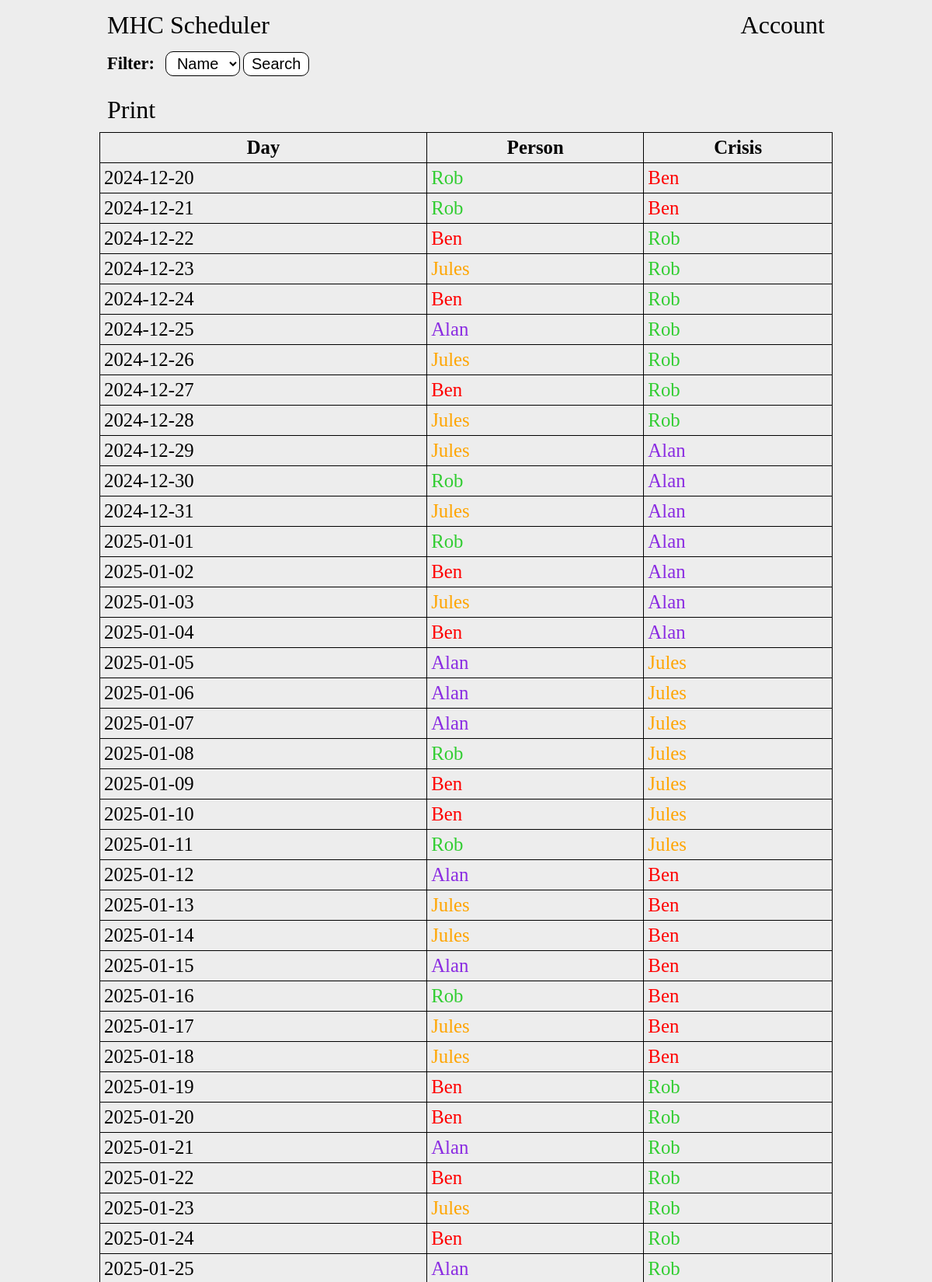
The page / (upper part) on the database its author committed.
### tables this page shows
CREATE TABLE days (id INTEGER NOT NULL, person_id INTEGER NOT NULL, date VARCHAR(255) NOT NULL, crisis_id INTEGER, completed bool, PRIMARY KEY(id), FOREIGN KEY (person_id) REFERENCES people(id));

CREATE TABLE people (id INTEGER NOT NULL, name varchar(255) NOT NULL, admin bool NOT NULL, diff int NOT NULL, password varchar(255), email varchar(255), number INTEGER, sessions bit(10), weight INTEGER, end_diff int, color varchar(255), active BOOL, activate_date varchar(255), finish_date varchar(255), PRIMARY KEY (id));

### app.py (the view)
@app.route("/", methods=["GET"])
def index():
    con = sqlite3.connect("main.db")
    con.row_factory = sqlite3.Row
    cur = con.cursor()
    cur.execute("SELECT name, id FROM people;")
    rows = cur.fetchall()
    peopleData = [dict(row) for row in rows]
    if request.args.get('person'):
        person = request.args.get('person') # Filter days so that only the selected person shows
        cur.execute("SELECT days.date, p1.name AS oncall, p1.color AS oncallColor, p2.name AS crisis, p2.color AS crisisColor FROM days JOIN people p1 ON days.person_id = p1.id JOIN people p2 ON days.crisis_id = p2.id WHERE (days.person_id = ? OR days.crisis_id = ?) AND days.completed = 0 ORDER BY days.id ASC LIMIT 50", (person,person))
    else: # Display all days with a limit of 50
        cur.execute("SELECT date, p1.name AS oncall, p1.color AS oncallColor, p2.name AS crisis, p2.color AS crisisColor FROM days JOIN people p1 ON days.person_id = p1.id JOIN people p2 ON days.crisis_id = p2.id AND days.completed = 0 ORDER BY days.id ASC LIMIT 50")
    rows = cur.fetchall()
    daysData = [dict(row) for row in rows]
    con.close()
    if session.get("admin") != None:
        adminPerms = session['admin']
        if adminPerms == 1:
            return render_template('index.html', people=peopleData, days=daysData, accountLink="./signin", controlText="Admin", controlLink="./account")
        else:
            return render_template('index.html', people=peopleData, days=daysData, accountLink="./signin", controlText="Swaps", controlLink="./account")
    else:
        return render_template('index.html', people=peopleData, days=daysData, accountLink="./signin")

### app.py (called while the page is built)
@app.after_request
def add_header(response):
    response.headers["Cache-Control"] = "no-store, no-cache, must-revalidate, post-check=0, pre-check=0, max-age=0"
    response.headers["Pragma"] = "no-cache"
    response.headers["Expires"] = "0"
    return response

### templates/index.html (shortened to what this page needs)
{% extends "base.html" %}
{% block body %}
<nav>
    <a href="./">MHC Scheduler</a>
    <div>
        <a href="signin">Account</a>
    </div>
</nav>
<main>
    <form method="get">
        <label for="filter">Filter: </label>
        <select name="person" id="filter">
            <option disabled selected>Name</option>
        </select>
        <input type="submit" value="Search">
    </form>
    <a href="javascript:if(window.print)window.print()" class="print">Print</a>
    <table>
        <tr>
            <th>Day</th>
            <th>Person</th>
            <th>Crisis</th>
        </tr>
        {% for day in days %}
        <tr>
            <td>{{ day['date'] }}</td>
            <td style="color: {{ day['oncallColor'] }}">{{ day['oncall'] }}</td>
            <td style="color: {{ day['crisisColor'] }}">{{ day['crisis'] }}</td>
        </tr>
        {% endfor %}
    </table>
</main>
{% endblock %}

### templates/base.html (shortened to what this page needs)
<!DOCTYPE html>
<html lang="en">
    <head>
        <link rel="stylesheet" href="{{ url_for('static', filename='main.css') }}">
        <link rel="stylesheet" media="print" href="{{ url_for('static', filename='print.css') }}">
    </head>
    <body>
        {% block body %}
        {% endblock %}
    </body>
</html>

### static/main.css (style rules this page uses)
body { background-color: rgb(237, 237, 237); padding: 0 10%; }
nav { color: black; display: flex; flex-direction: row; justify-content: space-between; align-items: center; height: 6vh; }
.print, nav a { color: black; text-decoration: none; padding: 10px; font-size: 2rem; border-radius: 10px; }
label, select, input { display: inline-block; font-size: 1.25rem; padding: 3px 10px; border-radius: 10px; }
label { font-weight: bold; font-size: 1.4rem; }
select, input { background-color: white; border: 1px solid black; }
form { margin: 10px 0 20px 0; }
form input { margin-bottom: 5px; }
table { width: 100%; margin: 10px 0; }
th, td { padding: 5px; font-size: 1.55rem; }
table, th, td { border: 1px solid black; border-collapse: collapse; }

### static/print.css (style rules this page uses)
nav, form, .print { display: none; }

### rows shown on the page
days: date "2024-12-20", oncall "Rob", crisis "Ben"
days: date "2024-12-21", oncall "Rob", crisis "Ben"
days: date "2024-12-22", oncall "Ben", crisis "Rob"
days: date "2024-12-23", oncall "Jules", crisis "Rob"
days: date "2024-12-24", oncall "Ben", crisis "Rob"
days: date "2024-12-25", oncall "Alan", crisis "Rob"
days: date "2024-12-26", oncall "Jules", crisis "Rob"
days: date "2024-12-27", oncall "Ben", crisis "Rob"
days: date "2024-12-28", oncall "Jules", crisis "Rob"
days: date "2024-12-29", oncall "Jules", crisis "Alan"
days: date "2024-12-30", oncall "Rob", crisis "Alan"
days: date "2024-12-31", oncall "Jules", crisis "Alan"
days: date "2025-01-01", oncall "Rob", crisis "Alan"
days: date "2025-01-02", oncall "Ben", crisis "Alan"
days: date "2025-01-03", oncall "Jules", crisis "Alan"
days: date "2025-01-04", oncall "Ben", crisis "Alan"
days: date "2025-01-05", oncall "Alan", crisis "Jules"
days: date "2025-01-06", oncall "Alan", crisis "Jules"
days: date "2025-01-07", oncall "Alan", crisis "Jules"
days: date "2025-01-08", oncall "Rob", crisis "Jules"
days: date "2025-01-09", oncall "Ben", crisis "Jules"
days: date "2025-01-10", oncall "Ben", crisis "Jules"
days: date "2025-01-11", oncall "Rob", crisis "Jules"
days: date "2025-01-12", oncall "Alan", crisis "Ben"
days: date "2025-01-13", oncall "Jules", crisis "Ben"
days: date "2025-01-14", oncall "Jules", crisis "Ben"
days: date "2025-01-15", oncall "Alan", crisis "Ben"
days: date "2025-01-16", oncall "Rob", crisis "Ben"
days: date "2025-01-17", oncall "Jules", crisis "Ben"
days: date "2025-01-18", oncall "Jules", crisis "Ben"
days: date "2025-01-19", oncall "Ben", crisis "Rob"
days: date "2025-01-20", oncall "Ben", crisis "Rob"
days: date "2025-01-21", oncall "Alan", crisis "Rob"
days: date "2025-01-22", oncall "Ben", crisis "Rob"
days: date "2025-01-23", oncall "Jules", crisis "Rob"
days: date "2025-01-24", oncall "Ben", crisis "Rob"
days: date "2025-01-25", oncall "Alan", crisis "Rob"
